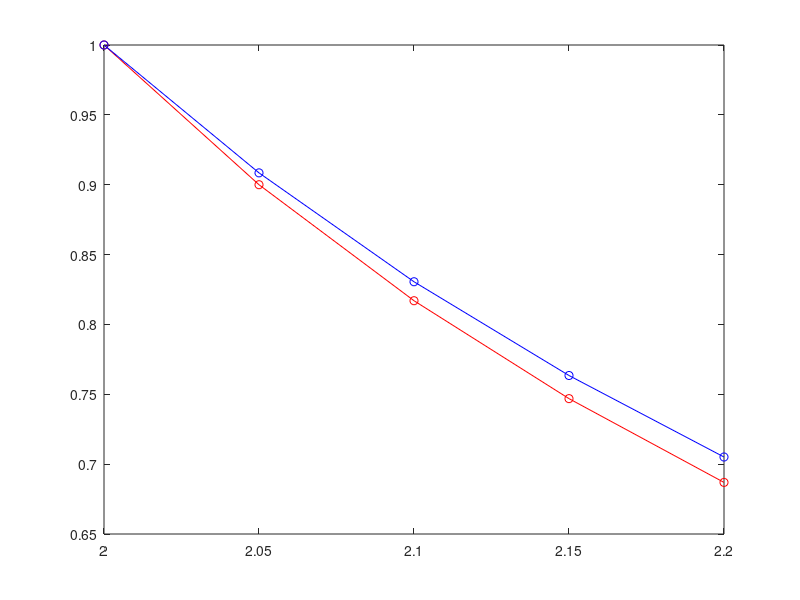

Write MATLAB code to recreate this figure.
%Euler's method to find y(2.2) for the ode dy/dx = -x*y^2, where y(2)=1
f=@(x,y)(-x*y^2);

x(1) = 2;
h = (2.2-2)/4;
x = 2:h:2.2;
y(1) = 1;
n = length(x);

fprintf('Euler method\n');
for i = 1:n-1
  y(i+1) = y(i)+h*f(x(i), y(i));
end

for i = 1:n
  fprintf('%f\t %f\n', x(i), y(i));
end

plot(x, y, 'r-o');

%Runge Kutta method to find y(2.2) for the ode dy/dx = -x*y^2, where y(2)=1
f1=@(a,b)(-a*b^2);

a(1) = 2;
h = (2.2-2)/4;
a = 2:h:2.2;
b(1) = 1;
n = length(a);
fprintf('\n\nRunge Kutta\n');
for i = 1:n-1
  k1 = h*f(a(i), b(i));
  k2 = h*f(a(i)+h, b(i)+k1);
  b(i+1) = b(i) + (k1+k2)/2;
end

for i = 1:n
  fprintf('%f\t %f\n', a(i), b(i));
end
hold on
plot(a, b, 'b-o');

